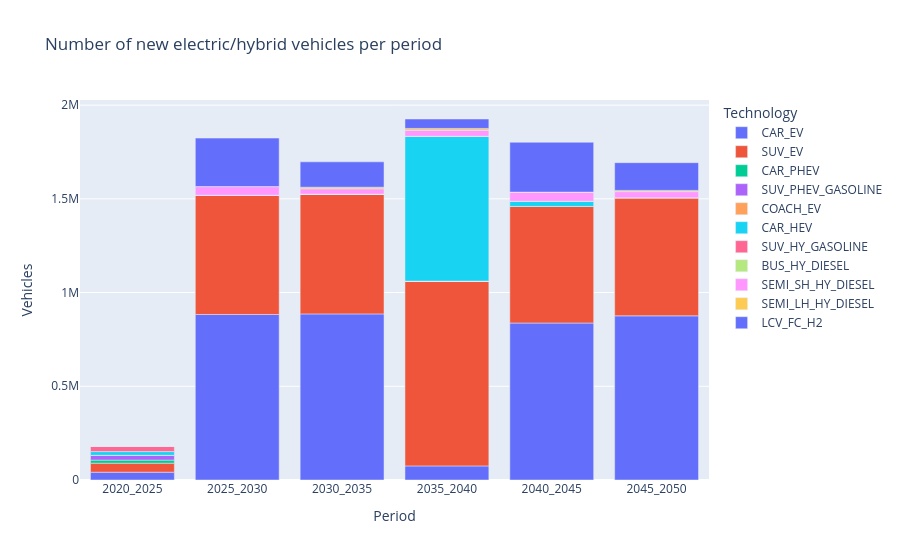

The notebook cell saved with this chart:
### Code cell
# passer en format long
df_long = df_vehicles.reset_index().melt(
    id_vars='index',
    var_name='Period',
    value_name='Vehicles'
).rename(columns={'index': 'Technology'})

fig = px.bar(
    df_long,
    x='Period',
    y='Vehicles',
    color='Technology',
    title='Number of new electric/hybrid vehicles per period',
)

#filepath = os.path.join(save_dir, 'new_hybrid_elec_vehicles.png')
#fig.write_image(filepath)
fig.show()

### Figure 1 — Plotly figure (JSON) as saved in the notebook; plotly's stock layout.template omitted (floating-point values rounded to 4 significant figures)
{"data": [{"hovertemplate": "Technology=CAR_EV<br>Period=%{x}<br>Vehicles=%{y}<extra></extra>", "legendgroup": "CAR_EV", "marker": {"color": "#636efa", "pattern": {"shape": ""}}, "name": "CAR_EV", "orientation": "v", "showlegend": true, "textposition": "auto", "type": "bar", "x": ["2020_2025", "2025_2030", "2030_2035", "2035_2040", "2040_2045", "2045_2050"], "xaxis": "x", "y": [41620.0, 883000.0, 886100.0, 75090.0, 837400.0, 875900.0], "yaxis": "y"}, {"hovertemplate": "Technology=SUV_EV<br>Period=%{x}<br>Vehicles=%{y}<extra></extra>", "legendgroup": "SUV_EV", "marker": {"color": "#EF553B", "pattern": {"shape": ""}}, "name": "SUV_EV", "orientation": "v", "showlegend": true, "textposition": "auto", "type": "bar", "x": ["2020_2025", "2025_2030", "2030_2035", "2035_2040", "2040_2045", "2045_2050"], "xaxis": "x", "y": [48120.0, 636500.0, 639200.0, 986000.0, 621700.0, 630400.0], "yaxis": "y"}, {"hovertemplate": "Technology=CAR_PHEV<br>Period=%{x}<br>Vehicles=%{y}<extra></extra>", "legendgroup": "CAR_PHEV", "marker": {"color": "#00cc96", "pattern": {"shape": ""}}, "name": "CAR_PHEV", "orientation": "v", "showlegend": true, "textposition": "auto", "type": "bar", "x": ["2020_2025", "2025_2030", "2030_2035", "2035_2040", "2040_2045", "2045_2050"], "xaxis": "x", "y": [16440.0, 0.0, 0.0, 0.0, 0.0, 0.0], "yaxis": "y"}, {"hovertemplate": "Technology=SUV_PHEV_GASOLINE<br>Period=%{x}<br>Vehicles=%{y}<extra></extra>", "legendgroup": "SUV_PHEV_GASOLINE", "marker": {"color": "#ab63fa", "pattern": {"shape": ""}}, "name": "SUV_PHEV_GASOLINE", "orientation": "v", "showlegend": true, "textposition": "auto", "type": "bar", "x": ["2020_2025", "2025_2030", "2030_2035", "2035_2040", "2040_2045", "2045_2050"], "xaxis": "x", "y": [25430.0, 0.0, 0.0, 0.0, 0.0, 0.0], "yaxis": "y"}, {"hovertemplate": "Technology=COACH_EV<br>Period=%{x}<br>Vehicles=%{y}<extra></extra>", "legendgroup": "COACH_EV", "marker": {"color": "#FFA15A", "pattern": {"shape": ""}}, "name": "COACH_EV", "orientation": "v", "showlegend": true, "textposition": "auto", "type": "bar", "x": ["2020_2025", "2025_2030", "2030_2035", "2035_2040", "2040_2045", "2045_2050"], "xaxis": "x", "y": [0.0, 0.0, 0.0, 0.0, 0.0, 0.0], "yaxis": "y"}, {"hovertemplate": "Technology=CAR_HEV<br>Period=%{x}<br>Vehicles=%{y}<extra></extra>", "legendgroup": "CAR_HEV", "marker": {"color": "#19d3f3", "pattern": {"shape": ""}}, "name": "CAR_HEV", "orientation": "v", "showlegend": true, "textposition": "auto", "type": "bar", "x": ["2020_2025", "2025_2030", "2030_2035", "2035_2040", "2040_2045", "2045_2050"], "xaxis": "x", "y": [19970.0, 0.0, 0.0, 772700.0, 28420.0, 0.0], "yaxis": "y"}, {"hovertemplate": "Technology=SUV_HY_GASOLINE<br>Period=%{x}<br>Vehicles=%{y}<extra></extra>", "legendgroup": "SUV_HY_GASOLINE", "marker": {"color": "#FF6692", "pattern": {"shape": ""}}, "name": "SUV_HY_GASOLINE", "orientation": "v", "showlegend": true, "textposition": "auto", "type": "bar", "x": ["2020_2025", "2025_2030", "2030_2035", "2035_2040", "2040_2045", "2045_2050"], "xaxis": "x", "y": [29170.0, 0.0, 0.0, 0.0, 0.0, 0.0], "yaxis": "y"}, {"hovertemplate": "Technology=BUS_HY_DIESEL<br>Period=%{x}<br>Vehicles=%{y}<extra></extra>", "legendgroup": "BUS_HY_DIESEL", "marker": {"color": "#B6E880", "pattern": {"shape": ""}}, "name": "BUS_HY_DIESEL", "orientation": "v", "showlegend": true, "textposition": "auto", "type": "bar", "x": ["2020_2025", "2025_2030", "2030_2035", "2035_2040", "2040_2045", "2045_2050"], "xaxis": "x", "y": [259.5, 0.0, 0.0, 0.0, 0.0, 0.0], "yaxis": "y"}, {"hovertemplate": "Technology=SEMI_SH_HY_DIESEL<br>Period=%{x}<br>Vehicles=%{y}<extra></extra>", "legendgroup": "SEMI_SH_HY_DIESEL", "marker": {"color": "#FF97FF", "pattern": {"shape": ""}}, "name": "SEMI_SH_HY_DIESEL", "orientation": "v", "showlegend": true, "textposition": "auto", "type": "bar", "x": ["2020_2025", "2025_2030", "2030_2035", "2035_2040", "2040_2045", "2045_2050"], "xaxis": "x", "y": [0.0, 45880.0, 28050.0, 31820.0, 48260.0, 32120.0], "yaxis": "y"}, {"hovertemplate": "Technology=SEMI_LH_HY_DIESEL<br>Period=%{x}<br>Vehicles=%{y}<extra></extra>", "legendgroup": "SEMI_LH_HY_DIESEL", "marker": {"color": "#FECB52", "pattern": {"shape": ""}}, "name": "SEMI_LH_HY_DIESEL", "orientation": "v", "showlegend": true, "textposition": "auto", "type": "bar", "x": ["2020_2025", "2025_2030", "2030_2035", "2035_2040", "2040_2045", "2045_2050"], "xaxis": "x", "y": [0.0, 0.0, 8650.0, 10190.0, 0.0, 6665.0], "yaxis": "y"}, {"hovertemplate": "Technology=LCV_FC_H2<br>Period=%{x}<br>Vehicles=%{y}<extra></extra>", "legendgroup": "LCV_FC_H2", "marker": {"color": "#636efa", "pattern": {"shape": ""}}, "name": "LCV_FC_H2", "orientation": "v", "showlegend": true, "textposition": "auto", "type": "bar", "x": ["2020_2025", "2025_2030", "2030_2035", "2035_2040", "2040_2045", "2045_2050"], "xaxis": "x", "y": [0.0, 258700.0, 135300.0, 50140.0, 266000.0, 147800.0], "yaxis": "y"}], "layout": {"barmode": "relative", "legend": {"title": {"text": "Technology"}, "tracegroupgap": 0}, "title": {"text": "Number of new electric/hybrid vehicles per period"}, "xaxis": {"anchor": "y", "domain": [0, 1], "title": {"text": "Period"}}, "yaxis": {"anchor": "x", "domain": [0, 1], "title": {"text": "Vehicles"}}}}
